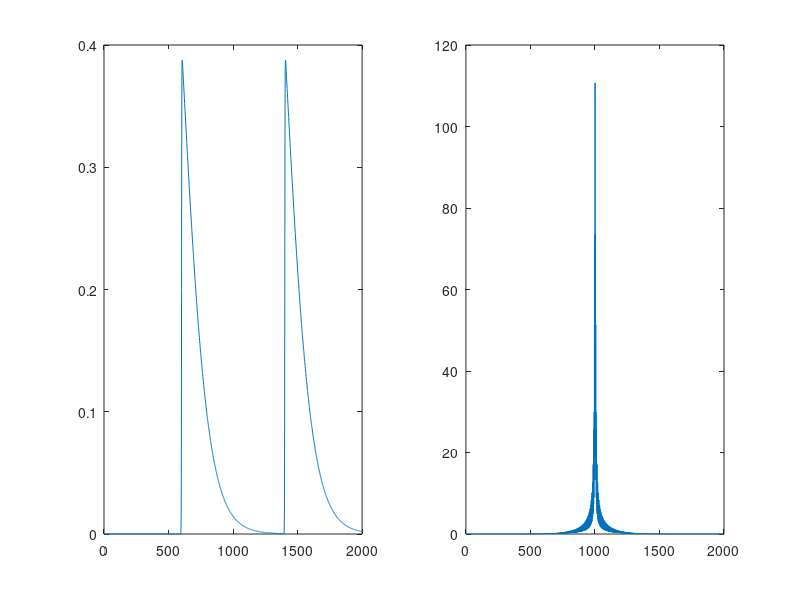

MATLAB code for this plot:
close all;
clear;
clc;

Amp = 0.8;
Phi = 0;
ss = 800e-15;
t = -1000e-15:1e-15:999e-15;
alpha = 1e15;
beta = 1e13;

Sp = Amp.*exp(1j*Phi);

fs1 = 1./((1+exp(-alpha*(t-ss/2))).*(1+exp(beta*(t-ss/2))));
fs2 = 1./((1+exp(-alpha*(t+ss/2))).*(1+exp(beta*(t+ss/2))));

rt = Sp.*fs1 +Sp.*fs2;
Rw  = abs(fftshift(fft(Sp.*fs1 +Sp.*fs2)));

figure(1);
subplot(1,2,1)
plot(rt)
subplot(1,2,2)
plot(Rw)


